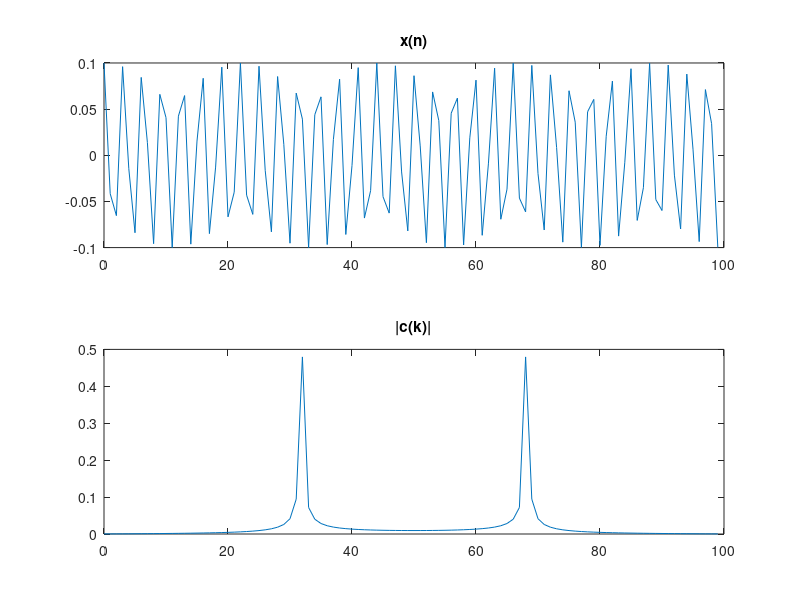

Recreate this plot in MATLAB.
clear; close all;

% DCT
N = 100;
n = (0:N-1)';
k = (0:N-1)';
S = 1/sqrt(N)*exp(1i*2*pi/N*n*k');
A = conj(S');
x = 1/sqrt(N)*cos(2*n);
c = A*x;
subplot(211); plot(n, x); title("x(n)");
subplot(212); plot(k, abs(c)); title("|c(k)|");
